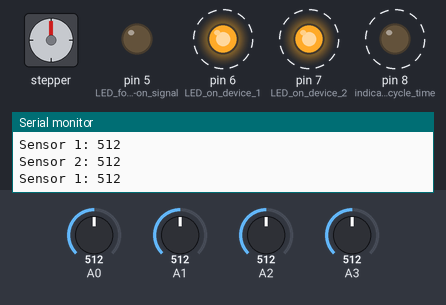
Simulated run of this sketch. Board: Arduino Uno, built with avr-gcc and run on an emulated ATmega328P. On the bench: stepper motor, output pins drawn as LEDs (lit = HIGH), the last lines printed to the serial monitor. Dashed ring = blinking. The test bench sets the inputs (shaded band); at power-on: A1 = 512, A2 = 512, A0 = 512, A3 = 512. Random numbers use the default seed unless the sketch sets one; stepper angles assume 200 steps per turn.

Above: at 1.41 s.
1.8 s: A1 set to 111
4.8 s: A1 set to 92
At 5.25 s:
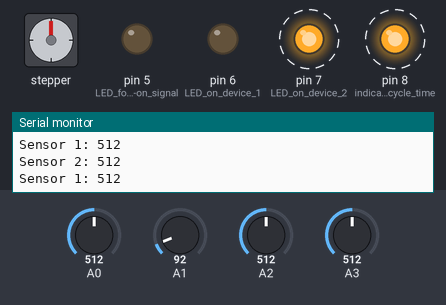
7.8 s: A1 set to 210
At 8.05 s:
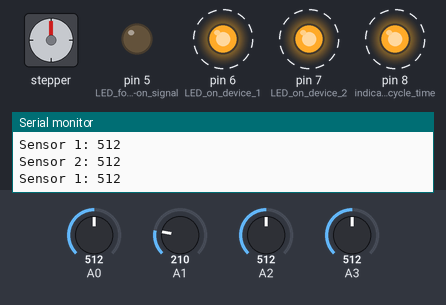
10.8 s: A2 set to 107
At 11.15 s:
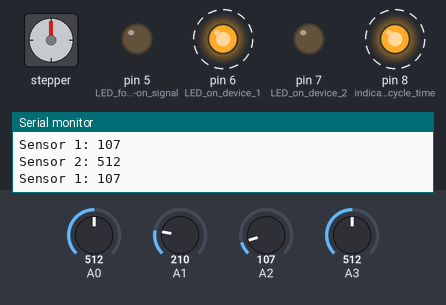
13.8 s: A2 set to 92
16.8 s: A2 set to 210
At 17.05 s:
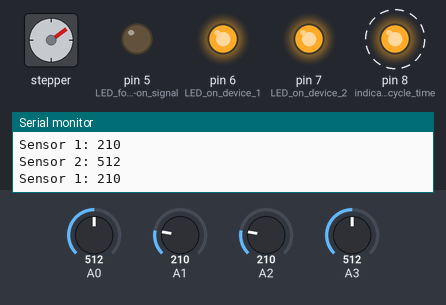
Timing chart, 0 to 23.5 s (numbered marks = the images above; inputs shaded):
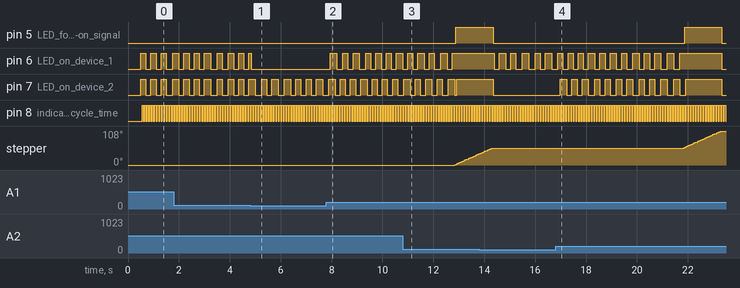

The sketch:

multigadget_feeder.ino
```cpp
#include <SPI.h>
#include <Wire.h>
#include <Adafruit_MotorShield.h> //refers to the "Adafruit Motor Shield v2" library
#include "RTClib.h"

//Declare global variables

RTC_DS1307 RTC; //Initialize real time clock
Adafruit_MotorShield AFMS = Adafruit_MotorShield(); //Motor shield with default I2C address
Adafruit_StepperMotor *myMotor = AFMS.getStepper(200, 2); //Stepper motor with 200 steps per revolution, to motor port 2 (M3 and M4)

//timing variables (we need these to be global so we can keep track of time over several loops)
unsigned long ms_prev = 0; //the time in ms from initialization of the program, saved from the previous loop
unsigned long ms_incr; //the amount of time that passed while the program executed a loop
int lastBlink1 = 0; //time since last blink of LED for sensor 1
int lastBlink2 = 0; //time since last blink of LED for sensor 2
int lastTreat = 1000; //time in ms since last treat was given to the monkey (start at or above [betweenTreats] number to eliminate first-time delay)
int betweenTreats = 1000; //time in ms before monkey can start to earn another treat after receiving one
bool cycle = false; //determine whether the cycle indicator (to read time per cycle) is high (true) or low (false)
int active = 0; //amount of time the monkey has been doing the task correctly
int actTime = 5000; //amount of time the monkey has to do the task to get a treat

//motor control
int mot_ctr = 0; //current motor step
int giving_treat = 0; //whether we are currently giving a treat (0 = no, 1 = yes)

//LEDs and LED state
int goLED1 = 0; //status of "you can do the task" LED for the first sensor (0=LOW, 1=HIGH)
int goLED2 = 0; //status of "you can do the task" LED for the second sensor

//thresholds
int th11 = 100; //threshold for device 1, sensor 1 (how hard does the monkey have to squeeze)
int th12 = 100; //threshold for device 1, sensor 2
int th21 = 100; //threshold for device 2, sensor 1
int th22 = 100; //threshold for device 2, sensor 2
int rand_threshold = 100; //% of times the monkey receives a treat TODO: include this!

void setup() {
  //Initialize serial, communications, and real time clock
  Serial.begin(9600);
  Wire.begin();
  RTC.begin();

  if (! RTC.isrunning() ){ //check if the clock is running
    Serial.println("RTC is not running.");
  }

  //initialize the motor
  AFMS.begin(); //default frequency 1.6 kHz
  myMotor->setSpeed(10); //10 rpm

  //set up pins for digital output
  pinMode(5, OUTPUT); //LED for motor-on signal
  pinMode(6, OUTPUT); //LED on device 1 (this turns on with a LOW signal)
  pinMode(7, OUTPUT); //LED on device 2 (this turns on with a LOW signal)
  pinMode(8, OUTPUT); //indicator for cycle time

  delay(500);
}

void loop() {
  //Serial.println(analogRead( 4 ));

  //keep track of time per loop
  ms_incr = millis() - ms_prev; //get time since the last delay (not including delay)
  if(ms_incr<50){ //delay the loop so that it consistently takes 50 ms (actually ends up 49-52 ms)
    delay(50-ms_incr);
  }
  ms_incr = millis() - ms_prev; //get time since the last delay (including new delay)
  ms_prev = millis(); //reset time for the next loop
  //Serial.print("cycle time: ");
  //Serial.println(ms_incr);
  lastTreat += ms_incr; //add cycle time to time since last treat

  //Indicate the cycle time via a digital output
  //switch digital out between high and low so we can read timing of cycle (it switches every time)
  if (cycle) {
    digitalWrite(8, HIGH);
    cycle = false;
  }
  else if (!cycle) {
    digitalWrite(8, LOW);
    cycle = true;
  }

  //turn the motor until it has finished dispensing a treat
  if (giving_treat) {
    turnMotor();
  }

  //check whether the treat dispenser is in a refractory period or currently dispensing treat
  //if not, read all sensors, blink the correct lights, and pay attention to amount of time the sensors have been activated correctly
  if (canAttempt()){

    //read the sensors
    int sensor1_1 = analogRead( 0 );     // Read device 1 sensor 1 (in pin 0)
    int sensor1_2 = analogRead( 1 );     // Read device 1 sensor 2 (in pin 1)
    int sensor2_1 = analogRead( 2 );     // Read device 2 sensor 1 (in pin 2)
    int sensor2_2 = analogRead( 3 );     // Read device 2 sensor 2 (in pin 3)

    Serial.print("Sensor 1: ");
    Serial.println(sensor2_1);
    Serial.print("Sensor 2: ");
    Serial.println(sensor2_2);

    //if both device 1 sensors are active, blink the LED for that device
    if ( sensor1_1>th11 && sensor1_2>th12 ){
      lastBlink1 += ms_incr; //add time to blinking variable
      blinkLED(6, goLED1, lastBlink1);
    }
    else if (goLED1 == 1) {
      //turn on the device's LED so the monkey knows it can start
      digitalWrite(6, LOW);
      goLED1 = 0;
    }

    //if both device 2 sensors are active, blink the LED for that device
    if ( sensor2_1>th21 && sensor2_2>th22 ){
      lastBlink2 += ms_incr;
      blinkLED(7, goLED2, lastBlink2);
    }
    else if (goLED2 == 1) {
      //turn on the device's LED so the monkey knows it can start
      digitalWrite(7, LOW);
      goLED2 = 0;
    }

    //if all four sensors are active, start counting
    if ( sensor1_1>th11 && sensor1_2>th12 && sensor2_1>th21 && sensor2_2>th22 ){
      //count
      active += ms_incr;
      if ( active >= actTime ) { //has held the gripper for as long as required
        if ( random(101) < rand_threshold ){ //the monkey receives a treat [rand_threshold] percent of the time
          //give treat
          //set a variable equal to 1 (true) so we know to keep turning the motor on subsequent iterations of the loop
          giving_treat = 1;
          turnMotor();
        }
        lastTreat = 0; //reset time since last treat
        active = 0; //reset the amount of time the monkey has been attempting the task
      }
    }
    else {
      active = 0;
    }
  }
  else { //monkey can't attempt task and must wait
    //turn off LEDs for both devices
    digitalWrite(6, HIGH); //TODO: check this HIGH/LOW confusion with actual device
    digitalWrite(7, HIGH);
    goLED1 = 1; //remember the states of the LEDs
    goLED2 = 1;
  }

}


///////////////////////

// Function that turns the motor

void turnMotor () {
  // Turn the motor
  if ( mot_ctr < 30 ) { //The limiting number must be divisible by the number of steps or it stops after the first rotation
    myMotor->step(1, FORWARD, DOUBLE);
    mot_ctr  += 1;
    digitalWrite( 5, HIGH ); // Turn on the LED that indicates that the motor is turning on
  }

  else if ( mot_ctr == 30 ) {
    mot_ctr = 0;
    digitalWrite( 5, LOW ); // Turn off the LED that indicates that the motor is turning off
    giving_treat = 0; //done giving the treat
  }
}


// Function that blinks LEDs
void blinkLED(int ledPin, int &ledState, int &lastBlink){ //use references so we can edit each sensor's info
  //check the amount of time passed since the LED last blinked
  //if it has been 200 ms, check the current state of the pin (0=LOW, 1=HIGH)
  if (lastBlink>=200){
    if (ledState == 0){
      digitalWrite(ledPin, HIGH);
      ledState = 1; //keep track of state changes
      lastBlink = 0; //reset time for blinks to zero
    }
    else if (ledState == 1){
      digitalWrite(ledPin, LOW);
      ledState = 0; //remember current state
      lastBlink = 0; //reset time for blinks to zero
    }
  }
}


// Function that tests if the monkey can proceed
// (has it been more than [betweenTreats] milliseconds since the last treat)
bool canAttempt(){
   if (lastTreat >= betweenTreats){ //if time since last treat was dispensed is greater than the waiting period
    lastTreat = betweenTreats; //reset this value so it doesn't get obscenely high
    if (giving_treat == 0){
      return true; //monkey can attempt task again
    }
    else{
      return false; //monkey can't attempt task because it is getting a treat
    }
   }
   else{
    return false; //monkey can't attempt task yet
   }
}
```

Measured:
- the behaviour switches between 101 and 100 on A1 (found by bisection; images 0 and 1)
- after the input at 7.8 s, pin 6 (LED_on_device_1): alternates HIGH for 0.20 s and LOW for 0.20 s, starting after 0.14 s
- after the input at 16.8 s, pin 5 (LED_for_motor-on_signal): LOW → HIGH after 5.1 s, → LOW 1.5 s later; pin 7 (LED_on_device_2): goes HIGH 0.25 s, LOW 0.20 s, HIGH 0.20 s, LOW 0.20 s, 9 × (HIGH 0.25 s, LOW 0.25 s), HIGH 1.4 s, then LOW, starting after 0.19 s; stepper: keeps turning clockwise at about 37°/s, starting after 5.0 s
- by itself, pin 8 (indicator_for_cycle_time): alternates HIGH for 0.05 s and LOW for 0.05 s
